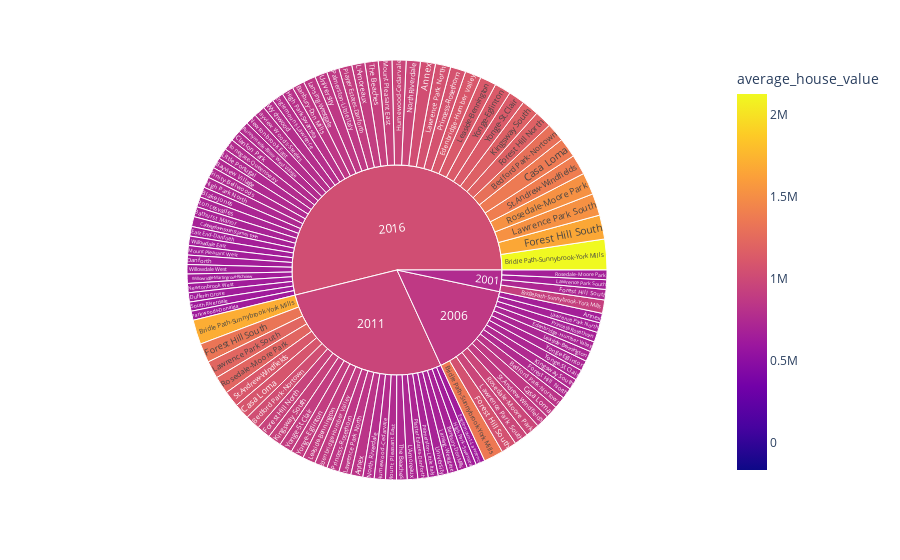

The code cell stored with this chart in its notebook:
### Code cell
#Data for sunburst charts
expensive_neighbourhood_opt = housing_data[['average_house_value','neighbourhood','year']]
top10_expensive_neighbourhood_grouped_opt = expensive_neighbourhood_opt.nlargest(100, 'average_house_value')
top10_expensive_neighbourhood_grouped_opt

def sunburts_cost_analysis():
    """Sunburst chart to conduct a costs analysis of most expensive neighbourhoods in Toronto per year."""
    
    return px.sunburst(          top10_expensive_neighbourhood_grouped_opt, 
                                 path=['year', 'neighbourhood'], 
                                 values='average_house_value',
                                 color='average_house_value', 
                                 color_continuous_midpoint=np.average(top10_expensive_neighbourhood_grouped_opt['average_house_value'], 
                                 weights=top10_expensive_neighbourhood_grouped_opt['average_house_value']))
sunburts_cost_analysis()

### Figure 1 — Plotly figure (JSON) as saved in the notebook; plotly's stock layout.template omitted (floating-point values rounded to 4 significant figures)
{"data": [{"branchvalues": "total", "customdata": [[663921], [830450], [1039687], [680433], [851872], [698124], [750572], [786976], [826963], [1034387], [1295007], [711848], [927466], [1356757], [1697067], [2124653], [687732], [871981], [1090696], [1365503], [767695], [649919], [636899], [665384], [707638], [885132], [1108146], [632514], [791880], [756983], [946854], [1185419], [726664], [1063011], [1329642], [1664653], [741161], [648124], [811423], [774983], [970245], [749476], [937464], [1173663], [722978], [905137], [681742], [853511], [674957], [844253], [1056967], [664712], [972384], [1216283], [1522732], [716801], [896593], [1122495], [751872], [753065], [942804], [651643], [778847], [641047], [781629], [978565], [691720], [866003], [632812], [721368], [903121], [680604], [851317], [1065811], [708369], [664476], [972039], [1215852], [1522193], [768420], [633325], [888017], [1110755], [1390616], [766124], [740764], [927404], [743901], [687412], [860610], [652845], [648794], [646210], [787760], [719711], [900233], [1127052], [722799], [904096], [1131888], [761400.0], [872500.0], [963400.0], [1033000.0]], "domain": {"x": [0, 1], "y": [0, 1]}, "hovertemplate": "labels=%{label}<br>average_house_value_sum=%{value}<br>parent=%{parent}<br>id=%{id}<br>average_house_value=%{color}<extra></extra>", "ids": ["2006/Annex", "2011/Annex", "2016/Annex", "2011/Banbury-Don Mills", "2016/Banbury-Don Mills", "2016/Bathurst Manor", "2016/Bayview Village", "2016/Bayview Woods-Steeles", "2006/Bedford Park-Nortown", "2011/Bedford Park-Nortown", "2016/Bedford Park-Nortown", "2016/Blake-Jones", "2001/Bridle Path-Sunnybrook-York Mills", "2006/Bridle Path-Sunnybrook-York Mills", "2011/Bridle Path-Sunnybrook-York Mills", "2016/Bridle Path-Sunnybrook-York Mills", "2016/Cabbagetown-South St.James Town", "2006/Casa Loma", "2011/Casa Loma", "2016/Casa Loma", "2016/Clanton Park", "2016/Danforth", "2016/Dufferin Grove", "2016/East End-Danforth", "2006/Edenbridge-Humber Valley", "2011/Edenbridge-Humber Valley", "2016/Edenbridge-Humber Valley", "2011/Englemount-Lawrence", "2016/Englemount-Lawrence", "2006/Forest Hill North", "2011/Forest Hill North", "2016/Forest Hill North", "2001/Forest Hill South", "2006/Forest Hill South", "2011/Forest Hill South", "2016/Forest Hill South", "2016/High Park North", "2011/High Park-Swansea", "2016/High Park-Swansea", "2011/Humewood-Cedarvale", "2016/Humewood-Cedarvale", "2006/Kingsway South", "2011/Kingsway South", "2016/Kingsway South", "2011/L'Amoreaux", "2016/L'Amoreaux", "2011/Lansing-Westgate", "2016/Lansing-Westgate", "2006/Lawrence Park North", "2011/Lawrence Park North", "2016/Lawrence Park North", "2001/Lawrence Park South", "2006/Lawrence Park South", "2011/Lawrence Park South", "2016/Lawrence Park South", "2006/Leaside-Bennington", "2011/Leaside-Bennington", "2016/Leaside-Bennington", "2016/Little Portugal", "2011/Mount Pleasant East", "2016/Mount Pleasant East", "2016/Mount Pleasant West", "2016/Newtonbrook East", "2016/Newtonbrook West", "2011/North Riverdale", "2016/North Riverdale", "2011/Palmerston-Little Italy", "2016/Palmerston-Little Italy", "2016/Parkwoods-Donalda", "2011/Playter Estates-Danforth", "2016/Playter Estates-Danforth", "2006/Princess-Rosethorn", "2011/Princess-Rosethorn", "2016/Princess-Rosethorn", "2016/Roncesvalles", "2001/Rosedale-Moore Park", "2006/Rosedale-Moore Park", "2011/Rosedale-Moore Park", "2016/Rosedale-Moore Park", "2016/Runnymede-Bloor West Village", "2016/South Riverdale", "2006/St.Andrew-Windfields", "2011/St.Andrew-Windfields", "2016/St.Andrew-Windfields", "2016/Stonegate-Queensway", "2011/The Beaches", "2016/The Beaches", "2016/Trinity-Bellwoods", "2011/University", "2016/University", "2016/Willowdale East", "2016/Willowdale West", "2016/Willowridge-Martingrove-Richview", "2016/Wychwood", "2006/Yonge-Eglinton", "2011/Yonge-Eglinton", "2016/Yonge-Eglinton", "2006/Yonge-St.Clair", "2011/Yonge-St.Clair", "2016/Yonge-St.Clair", "2001", "2006", "2011", "2016"], "labels": ["Annex", "Annex", "Annex", "Banbury-Don Mills", "Banbury-Don Mills", "Bathurst Manor", "Bayview Village", "Bayview Woods-Steeles", "Bedford Park-Nortown", "Bedford Park-Nortown", "Bedford Park-Nortown", "Blake-Jones", "Bridle Path-Sunnybrook-York Mills", "Bridle Path-Sunnybrook-York Mills", "Bridle Path-Sunnybrook-York Mills", "Bridle Path-Sunnybrook-York Mills", "Cabbagetown-South St.James Town", "Casa Loma", "Casa Loma", "Casa Loma", "Clanton Park", "Danforth", "Dufferin Grove", "East End-Danforth", "Edenbridge-Humber Valley", "Edenbridge-Humber Valley", "Edenbridge-Humber Valley", "Englemount-Lawrence", "Englemount-Lawrence", "Forest Hill North", "Forest Hill North", "Forest Hill North", "Forest Hill South", "Forest Hill South", "Forest Hill South", "Forest Hill South", "High Park North", "High Park-Swansea", "High Park-Swansea", "Humewood-Cedarvale", "Humewood-Cedarvale", "Kingsway South", "Kingsway South", "Kingsway South", "L'Amoreaux", "L'Amoreaux", "Lansing-Westgate", "Lansing-Westgate", "Lawrence Park North", "Lawrence Park North", "Lawrence Park North", "Lawrence Park South", "Lawrence Park South", "Lawrence Park South", "Lawrence Park South", "Leaside-Bennington", "Leaside-Bennington", "Leaside-Bennington", "Little Portugal", "Mount Pleasant East", "Mount Pleasant East", "Mount Pleasant West", "Newtonbrook East", "Newtonbrook West", "North Riverdale", "North Riverdale", "Palmerston-Little Italy", "Palmerston-Little Italy", "Parkwoods-Donalda", "Playter Estates-Danforth", "Playter Estates-Danforth", "Princess-Rosethorn", "Princess-Rosethorn", "Princess-Rosethorn", "Roncesvalles", "Rosedale-Moore Park", "Rosedale-Moore Park", "Rosedale-Moore Park", "Rosedale-Moore Park", "Runnymede-Bloor West Village", "South Riverdale", "St.Andrew-Windfields", "St.Andrew-Windfields", "St.Andrew-Windfields", "Stonegate-Queensway", "The Beaches", "The Beaches", "Trinity-Bellwoods", "University", "University", "Willowdale East", "Willowdale West", "Willowridge-Martingrove-Richview", "Wychwood", "Yonge-Eglinton", "Yonge-Eglinton", "Yonge-Eglinton", "Yonge-St.Clair", "Yonge-St.Clair", "Yonge-St.Clair", "2001", "2006", "2011", "2016"], "marker": {"coloraxis": "coloraxis", "colors": [663921, 830450, 1039687, 680433, 851872, 698124, 750572, 786976, 826963, 1034387, 1295007, 711848, 927466, 1356757, 1697067, 2124653, 687732, 871981, 1090696, 1365503, 767695, 649919, 636899, 665384, 707638, 885132, 1108146, 632514, 791880, 756983, 946854, 1185419, 726664, 1063011, 1329642, 1664653, 741161, 648124, 811423, 774983, 970245, 749476, 937464, 1173663, 722978, 905137, 681742, 853511, 674957, 844253, 1056967, 664712, 972384, 1216283, 1522732, 716801, 896593, 1122495, 751872, 753065, 942804, 651643, 778847, 641047, 781629, 978565, 691720, 866003, 632812, 721368, 903121, 680604, 851317, 1065811, 708369, 664476, 972039, 1215852, 1522193, 768420, 633325, 888017, 1110755, 1390616, 766124, 740764, 927404, 743901, 687412, 860610, 652845, 648794, 646210, 787760, 719711, 900233, 1127052, 722799, 904096, 1131888, 761400.0, 872500.0, 963400.0, 1033000.0]}, "name": "", "parents": ["2006", "2011", "2016", "2011", "2016", "2016", "2016", "2016", "2006", "2011", "2016", "2016", "2001", "2006", "2011", "2016", "2016", "2006", "2011", "2016", "2016", "2016", "2016", "2016", "2006", "2011", "2016", "2011", "2016", "2006", "2011", "2016", "2001", "2006", "2011", "2016", "2016", "2011", "2016", "2011", "2016", "2006", "2011", "2016", "2011", "2016", "2011", "2016", "2006", "2011", "2016", "2001", "2006", "2011", "2016", "2006", "2011", "2016", "2016", "2011", "2016", "2016", "2016", "2016", "2011", "2016", "2011", "2016", "2016", "2011", "2016", "2006", "2011", "2016", "2016", "2001", "2006", "2011", "2016", "2016", "2016", "2006", "2011", "2016", "2016", "2011", "2016", "2016", "2011", "2016", "2016", "2016", "2016", "2016", "2006", "2011", "2016", "2006", "2011", "2016", "", "", "", ""], "type": "sunburst", "values": [663921, 830450, 1039687, 680433, 851872, 698124, 750572, 786976, 826963, 1034387, 1295007, 711848, 927466, 1356757, 1697067, 2124653, 687732, 871981, 1090696, 1365503, 767695, 649919, 636899, 665384, 707638, 885132, 1108146, 632514, 791880, 756983, 946854, 1185419, 726664, 1063011, 1329642, 1664653, 741161, 648124, 811423, 774983, 970245, 749476, 937464, 1173663, 722978, 905137, 681742, 853511, 674957, 844253, 1056967, 664712, 972384, 1216283, 1522732, 716801, 896593, 1122495, 751872, 753065, 942804, 651643, 778847, 641047, 781629, 978565, 691720, 866003, 632812, 721368, 903121, 680604, 851317, 1065811, 708369, 664476, 972039, 1215852, 1522193, 768420, 633325, 888017, 1110755, 1390616, 766124, 740764, 927404, 743901, 687412, 860610, 652845, 648794, 646210, 787760, 719711, 900233, 1127052, 722799, 904096, 1131888, 2983318, 13344042, 25207806, 48467339]}], "layout": {"autosize": true, "coloraxis": {"cmid": 980600.0, "colorbar": {"title": {"text": "average_house_value"}}, "colorscale": [[0, "#0d0887"], [0.1111, "#46039f"], [0.2222, "#7201a8"], [0.3333, "#9c179e"], [0.4444, "#bd3786"], [0.5556, "#d8576b"], [0.6667, "#ed7953"], [0.7778, "#fb9f3a"], [0.8889, "#fdca26"], [1, "#f0f921"]]}, "legend": {"tracegroupgap": 0}, "margin": {"t": 60}}}
